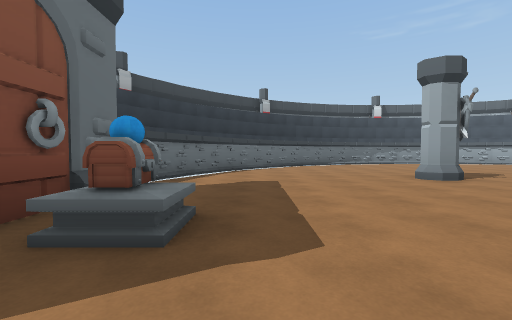
[1] (above)

16 first-person views from a walk through a scene from a Unity 3-D project. The camera is 1.2 m above the floor, tilts 2° down and sees 90° across. The floor is counted in squares, 2 m on a side. Each view is taken from the middle of a square. On the plan, view 1 faces up. The plan holds only what a view shows up to about 9 squares ahead; the rest is blank. The place goes on beyond the plan. The player character is not drawn. Some animated figures are left out.

[2]
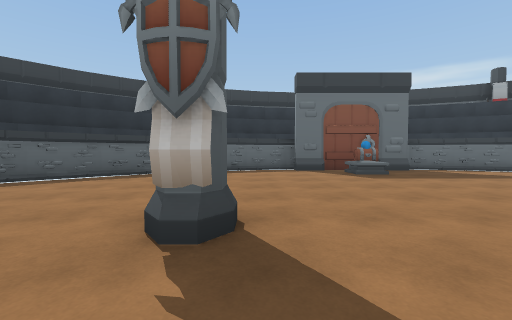

[3]
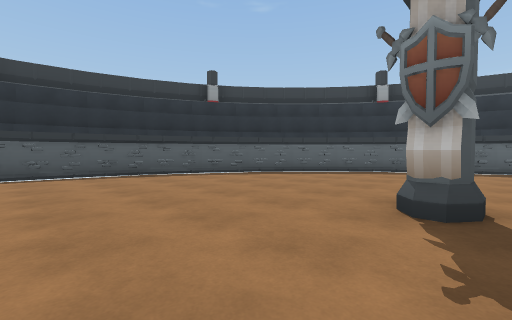

[4]
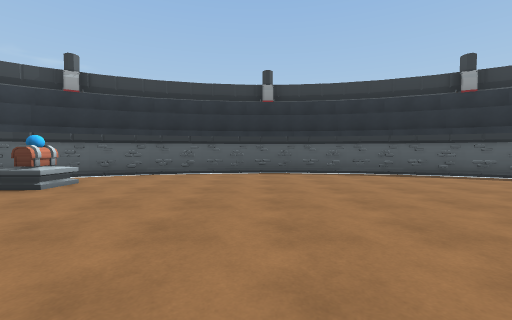

[5]
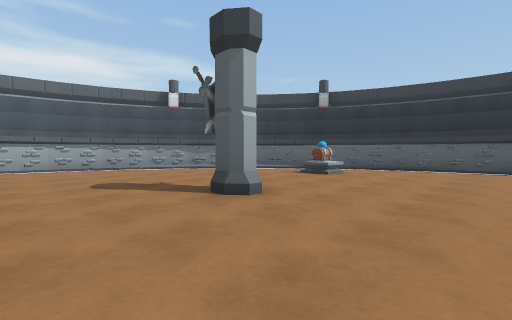

[6]
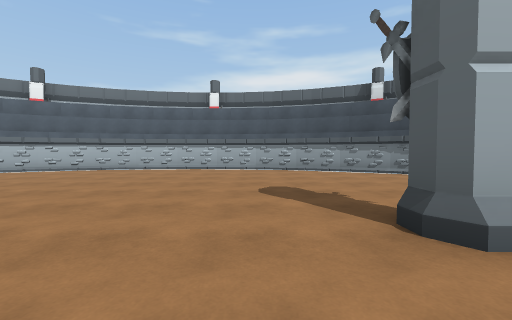

[7]
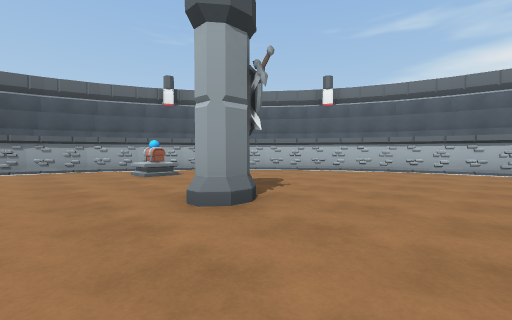

[8]
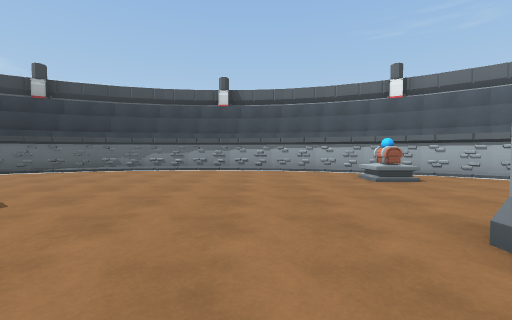

[9]
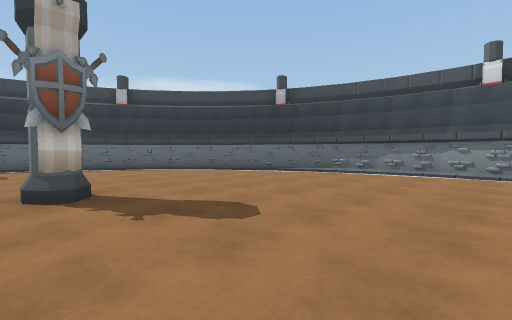

[10]
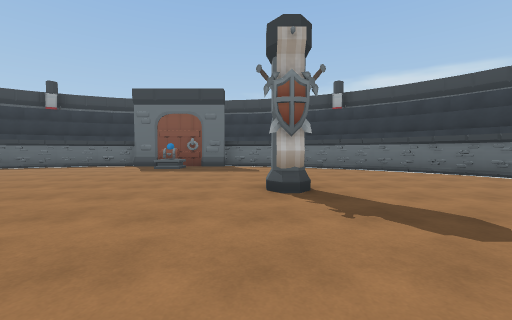

[11]
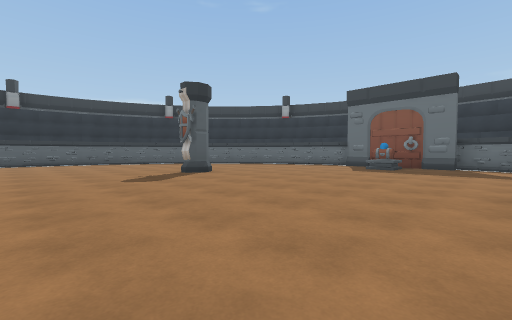

[12]
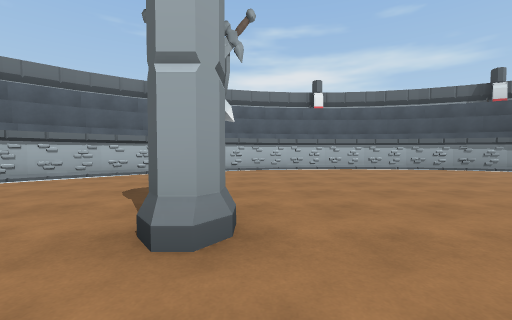

[13]
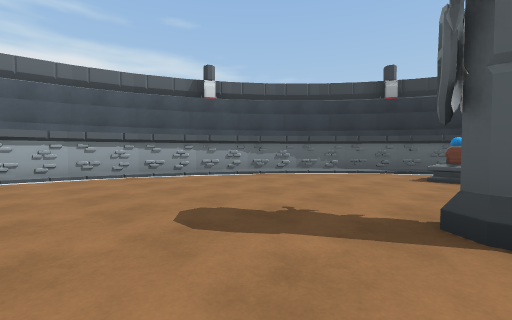

[14]
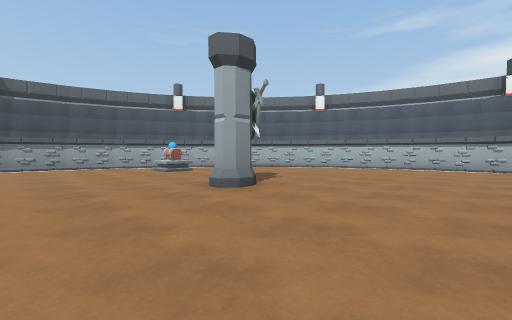

[15]
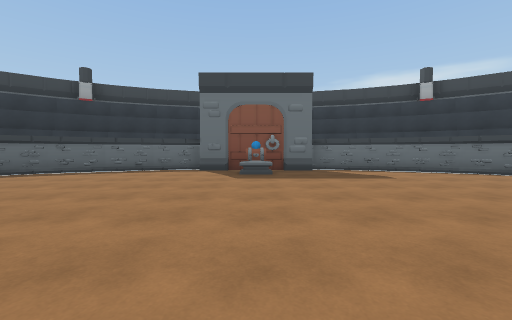

[16]
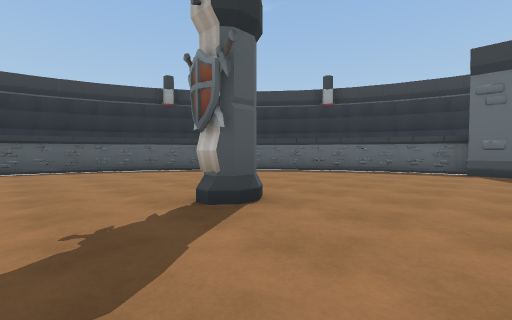

### Floor plan
Key: @ floor where view 1 was taken; # wall or solid block; . floor; O other object.
Columns run from 3 left of view 1 to 18 right of it. Each row starts with its distance up from view 1.
 12       ##########
 11     ###........###
 10    ##..........O.##
  9   ##...........O..##
  8   #................#
  7  ##................##
  6  #.....#......#.....#
  5 ##.....O......O.....##
  4 #....................#
  3 ##O..................#
  2  #O..................#
  1 ##O..................#
  0 #..@.................#
 -1 ##.....#......#.....##
 -2  #.....O......O.....#
 -3  ##................##
 -4   #............O...#
 -5   ##...........O..##
 -6    ##..........O.##
 -7     ###........###
 -8       ##########

Positions as (right, up) in squares from view 1, and headings:
1: (0, 0), facing up
2: (6, -1), facing left
3: (7, -1), facing down-left
4: (8, -1), facing down
5: (8, 1), facing down-right
6: (9, 0), facing right
7: (9, 3), facing up-right
8: (9, 4), facing up
9: (8, 5), facing up-left
10: (8, 5), facing left
11: (8, 5), facing down-left
12: (9, 5), facing right
13: (11, 1), facing down-right
14: (8, 2), facing up-right
15: (6, 2), facing left
16: (6, 1), facing down-left
